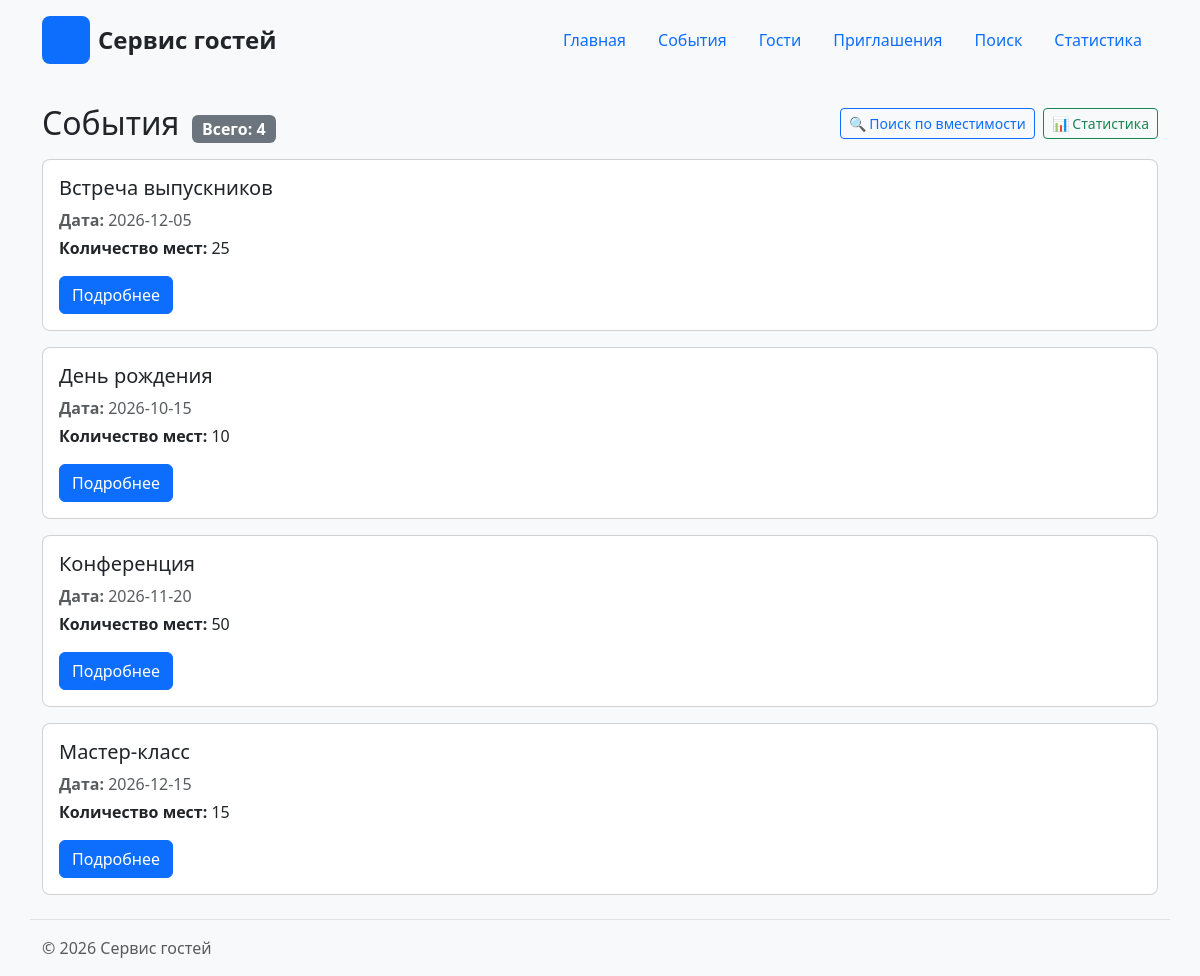
Screenshot of /events/ with the database file from the repository.
### events/views.py (the view)
# urls.py: path("", views.events, name="list"),
def events(request):
    conn = get_connection()
    conn.row_factory = sqlite3.Row
    try:
        events_list = conn.execute(
            """
            SELECT id, name, date, places
            FROM events
            ORDER BY name ASC;
            """
        ).fetchall()
    finally:
        conn.close()
    context = {
        "events": events_list,
    }
    return render(request, "events/event_list.html", context)

### db/database.py (called while the page is built)
def get_connection():
    conn = sqlite3.connect(DB_PATH)
    conn.execute("PRAGMA foreign_keys = ON")
    return conn

### events/templates/events/event_list.html (shortened to what this page needs)
{% extends "base.html" %}
{% block content %}
<div class="d-flex justify-content-between align-items-center flex-wrap gap-2 mb-3">
    <div>
        <h1 class="h2 mb-0 d-inline-block me-2">События</h1>
        <span class="badge bg-secondary fs-6">Всего: {{ events|length }}</span>
    </div>
    <div class="d-flex gap-2">
        <a href="{% url 'events:search' %}" class="btn btn-outline-primary btn-sm">
            🔍 Поиск по вместимости
        </a>
        <a href="{% url 'events:statistics' %}" class="btn btn-outline-success btn-sm">
            📊 Статистика
        </a>
    </div>
</div>
{% for event in events %}
    {% include "events/includes/event_card.html" %}
{% empty %}
    <p class="text-muted">События не найдены.</p>
{% endfor %}
{% endblock %}

### events/templates/events/includes/event_card.html
<article class="card event-card mb-3">
    <div class="card-body">
        <h2 class="card-title h5">
            {{ event.name|default:"Без названия" }}
        </h2>
        <p class="card-text text-muted mb-1">
            <strong>Дата:</strong> {{ event.date }}
        </p>
        <p class="card-text mb-3">
            <strong>Количество мест:</strong> {{ event.places }}
        </p>
        <a href="{% url 'events:detail' event.id %}" class="btn btn-primary">
            Подробнее
        </a>
    </div>
</article>

### homepage/static/homepage/css/style.css (style rules this page uses)
body { min-height: 100vh; background-color: #f8f9fa; }
.event-card, .guest-card, .invitation-card { margin-bottom: 1rem; border-radius: 8px; transition: transform 0.15s ease-in-out, box-shadow 0.15s ease-in-out; }

### rows the page displays
events: name "Встреча выпускников", date "2026-12-05", places "25"
events: name "День рождения", date "2026-10-15", places "10"
events: name "Конференция", date "2026-11-20", places "50"
events: name "Мастер-класс", date "2026-12-15", places "15"

### other values shown
{{ events|length }} "4"
